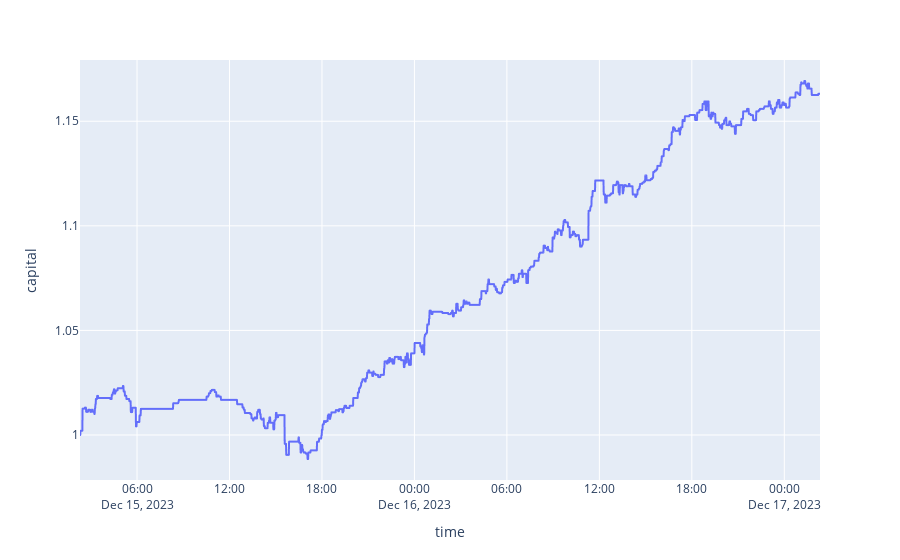

Notebook source saved alongside this figure:
### Code cell
%load_ext autoreload
%autoreload 2

from exchange_data.data import OrderBookFrame
from exchange_data.data.backtest import Backtest
import pandas as pd
import numpy as np
import alog
import plotly.graph_objs as go
import plotly.express as px
import plotly as py
import plotly.offline as ofl
from plotly.offline import init_notebook_mode

init_notebook_mode(connected=True)
params = {
 'cache': False,
 'database_name': 'binance_futures',
 'depth': 72,
 'futures': False,
 'group_by': '1m',
 'interval': '2d',
 'max_volume_quantile': 0.99,
 'offset_interval': '0h',
 'plot': False,
 'round_decimals': 3,
 'sequence_length': 72,
 'symbol': 'UNFIUSDT',
 'window_size': '30m',
 'additional_group_by': '5Min',
 'frame_width': 448
}

df = Backtest(**params).frame
capital = 1
df['capital'] = 0
df_len = df.shape[0]
capital_ls = []
price_in = None

for ix in range(0, df_len):
    if ix < df_len - 1:
        row = df.iloc[ix]
        next_row = df.iloc[ix + 1]
        best_ask = row['best_ask']
        
        if row['prediction'] == 1:
            if price_in == None:
                price_in = row['best_bid']
        else:
            if price_in:
                pnl = (best_ask - price_in) / price_in
                capital = capital + (capital * pnl * (1 - 0.005))
                
            price_in = None
            
    #alog.info(capital)
    capital_ls.append(capital)

df['capital'] = np.asarray(capital_ls)

df=df.loc[:, df.columns!='orderbook_img']
px.line(df, y='capital')

### Figure 1 — Plotly figure (JSON) as saved in the notebook; plotly's stock layout.template omitted (floating-point values rounded to 4 significant figures; data arrays with more than 128 entries replaced by an {"elided": "..."} marker saying what was removed)
{"data": [{"hovertemplate": "time=%{x}<br>capital=%{y}<extra></extra>", "legendgroup": "", "line": {"color": "#636efa", "dash": "solid"}, "marker": {"symbol": "circle"}, "mode": "lines", "name": "", "showlegend": false, "type": "scattergl", "x": {"elided": "2882 str values"}, "xaxis": "x", "y": {"elided": "2882 float values"}, "yaxis": "y"}], "layout": {"autosize": true, "legend": {"tracegroupgap": 0}, "margin": {"t": 60}, "xaxis": {"anchor": "y", "autorange": true, "domain": [0, 1], "range": ["2023-12-15 02:18", "2023-12-17 02:19"], "title": {"text": "time"}, "type": "date"}, "yaxis": {"anchor": "x", "autorange": true, "domain": [0, 1], "range": [0.9785, 1.179], "title": {"text": "capital"}, "type": "linear"}}}
